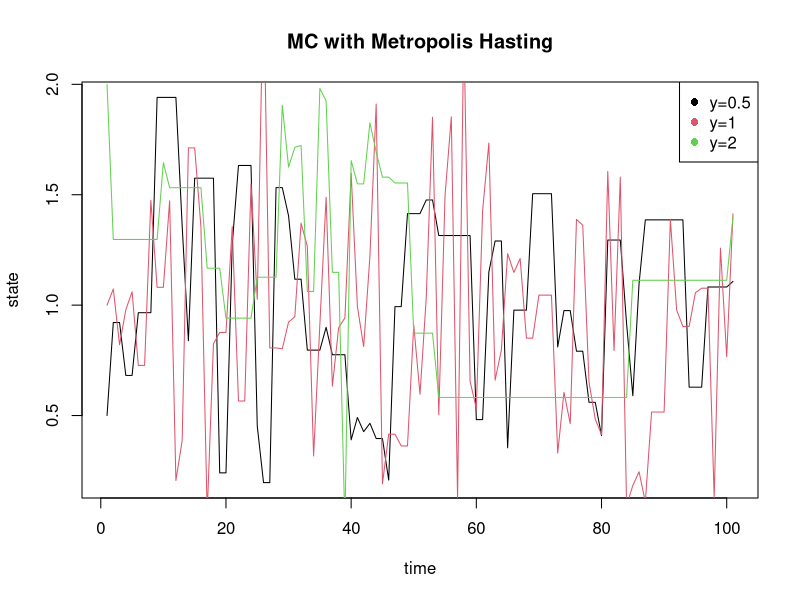
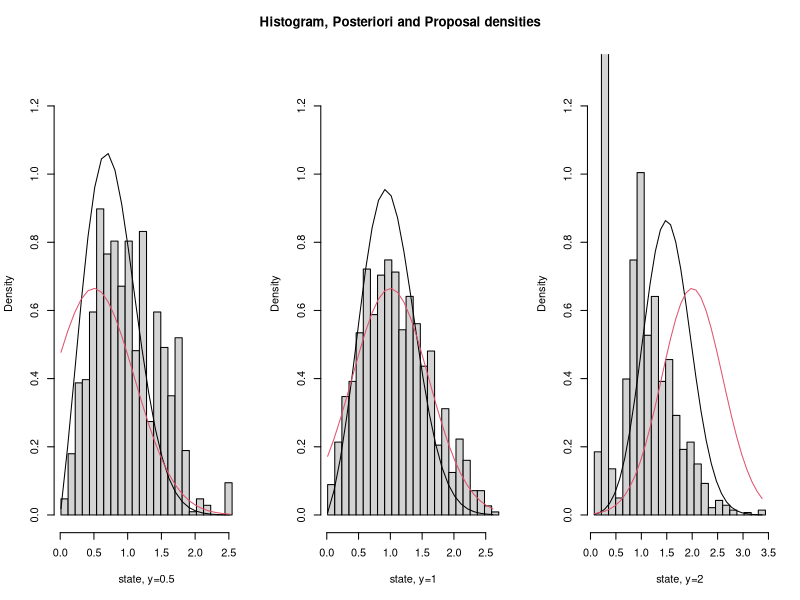

The R script that drew these images, in order:
## ---- chunk 1
knitr::opts_chunk$set(echo=TRUE, warning=FALSE, message=FALSE)
## ---- chunk 2
# Imported from Assignment
dposterior <- function(x, y, scale = 1.2, sd = .6) {
  # x: evaluation points of the density
  # y: observation Y=y (length 1),
  # scale: scale parameter of Weibull prior (shape=2 fixed)
  # sd: standard deviation of Gaussian error (mean=0 fixed) 
  a <- 1/2*1/sd^2
  c <- 1/scale^2
  erf <- function(x) 2*pnorm(x*sqrt(2)) - 1
  k <- ifelse(x >= 0, x * exp( -a * (x-y)^2 - c*x^2 ), 0) 
  n <- exp(-a*(y^2))*(sqrt(pi)*a*y*exp(a^2*y^2/(a+c))*(erf(a*y/sqrt(a+c))+1)+sqrt(a+c))/(2*(a+c)^(3/2))
  return(k/n)
}

MetropolisHasting <- function(N, y){
  MC <- rep(0, N+1)
  acc <- rep(0, N)
  MC[1] <- y
  for (n in 1:N) {
    X <- rnorm(1, mean=y, sd=0.6)
    acc[n] <- min(1, dweibull(X, shape=2, scale=1.2)/dweibull(MC[n], shape=2, scale=1.2)*dnorm(MC[n], mean=y, sd=0.6)/dnorm(X, mean=y, sd=0.6))
    u <- runif(1, min=0, max=1)
    MC[n+1] <- X*(u<=acc[n]) + MC[n]*(u>acc[n])
  }
  return(list(MC, acc))
}
## ---- chunk 3

set.seed(2001)
N <- 100

MC_a <- MetropolisHasting(N, 0.5)[[1]]
MC_b <- MetropolisHasting(N, 1)[[1]]
MC_c <- MetropolisHasting(N, 2)[[1]]

plot(1:(N+1), MC_a, "l", col=1, xlab="time", ylab="state")
lines(1:(N+1), MC_b, col=2)
lines(1:(N+1), MC_c, col=3)
title(main="MC with Metropolis Hasting")
legend("topright", legend=c("y=0.5", "y=1", "y=2"), col=c(1,2,3), pch=16)

## ---- chunk 4

N <- 1000
burn_in <- 1000

MC_a <- MetropolisHasting(burn_in+N, 0.5)
acc_a <- mean(MC_a[[2]][-c(1:burn_in)])
MC_a <- MC_a[[1]][-c(1:burn_in)]
MC_b <- MetropolisHasting(burn_in+N, 1)
acc_b <- mean(MC_b[[2]][-c(1:burn_in)])
MC_b <- MC_b[[1]][-c(1:burn_in)]
MC_c <- MetropolisHasting(burn_in+N, 2)
acc_c <- mean(MC_c[[2]][-c(1:burn_in)])
MC_c <- MC_c[[1]][-c(1:burn_in)]

par(mfrow=c(1, 3))
# given observation y=0.5
hist(MC_a, ylim=c(0,1.3), probability=T, xlab="state, y=0.5", main="", breaks = seq(min(MC_a), max(MC_a), length.out = 25))
lines(seq(min(MC_a), max(MC_a), 0.1), dposterior(seq(min(MC_a), max(MC_a), 0.1), 0.5), col=1)
lines(seq(min(MC_a), max(MC_a), 0.1), dnorm(seq(min(MC_a), max(MC_a), 0.1), 0.5, 0.6), col=2)
# given observation y=1
hist(MC_b, ylim=c(0,1.3), probability=T, xlab="state, y=1", main="", breaks = seq(min(MC_b), max(MC_b), length.out = 25))
lines(seq(min(MC_b), max(MC_b), 0.1), dposterior(seq(min(MC_b), max(MC_b), 0.1), 1), col=1)
lines(seq(min(MC_b), max(MC_b), 0.1), dnorm(seq(min(MC_b), max(MC_b), 0.1), 1, 0.6), col=2)
# given observation y=2
hist(MC_c, ylim=c(0,1.3), probability=T, xlab="state, y=2", main="", breaks = seq(min(MC_c), max(MC_c), length.out = 25))
lines(seq(min(MC_c), max(MC_c), 0.1), dposterior(seq(min(MC_c), max(MC_c), 0.1), 2), col=1)
lines(seq(min(MC_c), max(MC_c), 0.1), dnorm(seq(min(MC_c), max(MC_c), 0.1), 2, 0.6), col=2)
title("Histogram, Posteriori and Proposal densities", line = - 2, outer = TRUE)

## ---- chunk 5
print(paste0("Acceptance rate for y=0.5: ", acc_a))
print(paste0("Acceptance rate for y=1: ", acc_b))
print(paste0("Acceptance rate for y=2: ", acc_c))
